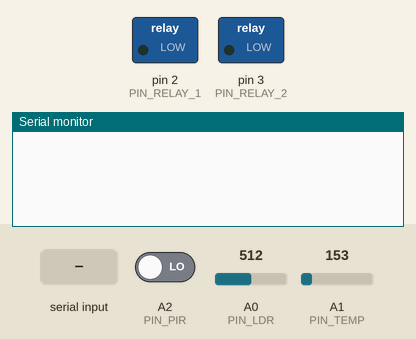
Bench run of a sketch on a simulated Arduino Uno, built with avr-gcc and run on an emulated ATmega328P. Parts: switched loads named in the sketch (green lamp = pin HIGH), the last lines printed to the serial monitor. The inputs (shaded band) are chosen by the test bench; at power-on: A0 (PIN_LDR) = 512, A1 (PIN_TEMP) = 153, A2 (PIN_PIR) LOW.

Above: at 1.2 s.
1.3 s: "r 1 0\n" received over Serial
At 1.9 s:
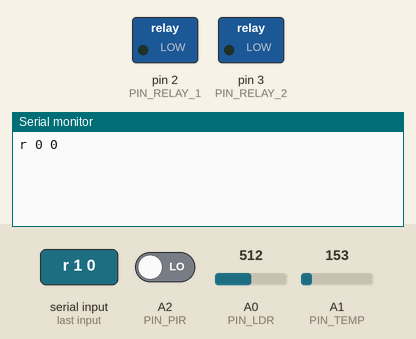
3.5 s: "90,45\n" received over Serial
At 4.4 s:
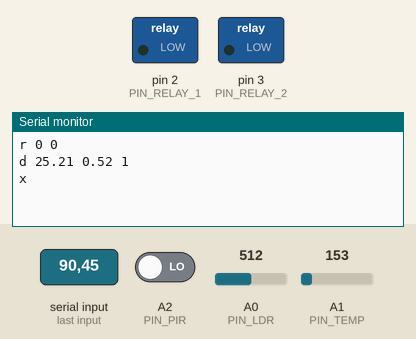

Measured:
- after the input at 1.3 s, the serial monitor: prints a new line at once (image 1)
- after the input at 3.5 s, the serial monitor: prints a new line at once (image 2)

The sketch:

remoht.ino
```cpp
/* Arduino controller code for Remoht.us
 * Author: Thom Nichols
 */

// uncomment if your ardunino is 3V3 TTL:
//#define TTL_3V3 1
#define HEARTBEAT 1

#ifdef TTL_3V3
#define TTL_V 3.3
#else
#define TTL_V 5.0
#endif

#define ANALOG_HIGH 1024

#define PIN_HEARTBEAT 13 // digital out
#define NUM_RELAYS 2
#define PIN_RELAY_1 2 // ditigal out
#define PIN_RELAY_2 3 // digital out
#define RELAY_DEFAULT LOW

#define SAMPLE_DELAY 100 // milliseconds between readings
#define REPORT_THRESHOLD 2000 // don't report more frequently than every N milliseconds
#define ANALOG_CHANGE_THRESHOLD .05 // requre 5% change to report

// Note: the PIR is 'active' low so an internal pull-up is used on this pin.
#define PIN_PIR A2  // use A2 even though it's a digital read, just so pins are consecutive
#define PIN_LDR 0  // analog in
#define PIN_TEMP 1 // analog in

#define ALPHA 0.15 // for low-pass filter

short heartbeat = LOW;
short relayPins[] = {PIN_RELAY_1, PIN_RELAY_2};
short relayStates[] = {0,0};

#define CMD_TERMINATOR '\n'
#define BUF_LEN 20
char cmdBuf[BUF_LEN];

struct Readings {
	float tempC;
	float lightPct;
	short pir;
};

unsigned long lastReport = 0;
Readings lastVals = { 40.0, 1.0, 0 };
Readings newVals = { 40.0, 1.0, 0 };

void setup() {
#ifdef TTL_3V3
//  analogReference(EXTERNAL);
#endif
  pinMode(PIN_RELAY_1, OUTPUT);
  pinMode(PIN_RELAY_2, OUTPUT);
  pinMode(PIN_PIR, INPUT_PULLUP);

  resetRelays();
  Serial.begin(9600);
  while (!Serial) {}
}

// the loop routine runs over and over again forever:
void loop() {

  if (Serial.available() <= 1) {
    readTemp(); // continuously sample
    readPIR();
    readLDR();

    unsigned long now = millis();
    if ( changedVals(now) ) {
    	printReadings();
    	lastReport = now;
    	lastVals = newVals; // save last reported vals
    	newVals = (Readings){ lastVals.tempC, // initialize a 'new' set of new vals.
    		                    lastVals.lightPct,
    		                    lastVals.pir };
		}

		#ifdef HEARTBEAT
    heartbeat = ( heartbeat == HIGH ? LOW : HIGH );
    digitalWrite(PIN_HEARTBEAT, heartbeat);
		#endif
    delay( SAMPLE_DELAY );
    return;
  }

  digitalWrite(PIN_HEARTBEAT,HIGH);
  int bytesRead = Serial.readBytesUntil(CMD_TERMINATOR, cmdBuf, BUF_LEN);
  char cmd = cmdBuf[0];
//  Serial.write((uint8_t*)cmdBuf,bytesRead);

  switch ( cmd ) {
    case 'd':
      printReadings();
      break;

    case 'r':
      if ( bytesRead == 5 ) { // toggle relay, format is "r 1 0"
        short relayID = cmdBuf[2]-'0';
        short val = cmdBuf[4]-'0';
        setRelay(relayID, val);
      }
      // any command that starts w/ r should show current relay states
      printRelays();
      break;

    default:
      Serial.print("x"); // unknown value
  }
  digitalWrite(PIN_HEARTBEAT,LOW);
}

void printRelays() {
  Serial.print("r ");
  for ( short i=0; i< NUM_RELAYS; i++ ) {
    Serial.print( relayStates[i] );
    if ( i+1 != NUM_RELAYS )
      Serial.print(" ");
  }
  Serial.write(CMD_TERMINATOR);
}

bool changedVals(unsigned long now) {
	if ( now - lastReport < REPORT_THRESHOLD ) return false;
	bool changed = false;

	if ( newVals.pir != lastVals.pir ) return true;

	float diff = abs(newVals.lightPct - lastVals.lightPct);
	// this is already a percent
	if ( diff > ANALOG_CHANGE_THRESHOLD ) return true;

	diff = abs(newVals.tempC - lastVals.tempC);
	if ( diff / lastVals.tempC > ANALOG_CHANGE_THRESHOLD ) return true;

	return false;
}

void printReadings() {
  Serial.print("d ");
  Serial.print( newVals.tempC );
  Serial.print(" ");
  Serial.print( newVals.lightPct );
  Serial.print(" ");
  Serial.print( newVals.pir );
  Serial.write(CMD_TERMINATOR);
}

float readTemp() {
  // see: http://learn.adafruit.com/tmp36-temperature-sensor
  float newReading = analogRead(PIN_TEMP);
  float vout = newReading * TTL_V / ANALOG_HIGH;
  float newTempC = (vout - 0.5) * 100;
//  float newTempC = newReading;
  newTempC = lowPass( newTempC, newVals.tempC );
	newVals.tempC = newTempC;
  return newTempC;
}

float readLDR() {
  float ldrRaw = analogRead(PIN_LDR);
  // map to a floating point value between 0.0 and 1.0

  float ldrNew = float(ldrRaw) / ANALOG_HIGH;
  ldrNew = lowPass(ldrNew, newVals.lightPct);
	newVals.lightPct = ldrNew;
  return ldrNew;
}

short readPIR() {
  short newPir = digitalRead(PIN_PIR);
  newPir = ( newPir == LOW ? 1 : 0 ); // 0 means motion detected
	newVals.pir = newPir;
  // This is already smoothed by capacitors
  return newPir;
}

/* Low pass filter to smooth sensor readings */
float lowPass(float newReading, float lastReading) {
  return lastReading + ALPHA * (newReading - lastReading);
}

void resetRelays() {
  for ( short i=0; i < NUM_RELAYS; i++ )
    setRelay(i, RELAY_DEFAULT);
}

void setRelay(short index, short val) {
  relayStates[index] = val;
  digitalWrite(relayPins[index], val == 0 ? LOW : HIGH);
}
```
